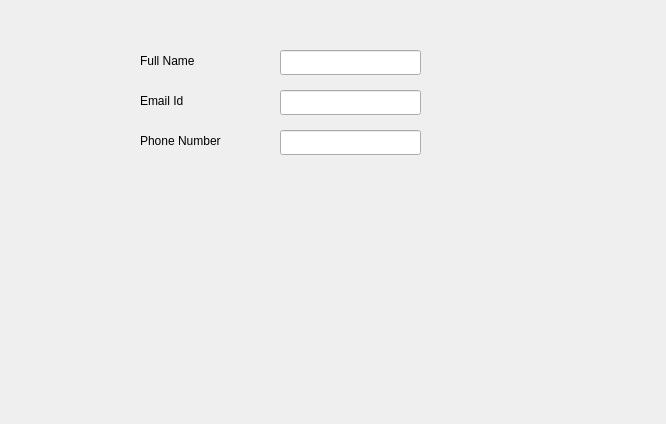
<?xml version="1.0" encoding="UTF-8"?>
<ui version="4.0">
 <class>inForm</class>
 <widget class="QWidget" name="inForm">
  <property name="geometry">
   <rect>
    <x>0</x>
    <y>0</y>
    <width>666</width>
    <height>424</height>
   </rect>
  </property>
  <property name="minimumSize">
   <size>
    <width>666</width>
    <height>424</height>
   </size>
  </property>
  <property name="windowTitle">
   <string>Form</string>
  </property>
  <widget class="QLabel" name="adminLoginLabel_11">
   <property name="geometry">
    <rect>
     <x>140</x>
     <y>130</y>
     <width>111</width>
     <height>21</height>
    </rect>
   </property>
   <property name="text">
    <string>Phone Number</string>
   </property>
  </widget>
  <widget class="QLabel" name="adminLoginLabel_10">
   <property name="geometry">
    <rect>
     <x>140</x>
     <y>50</y>
     <width>91</width>
     <height>21</height>
    </rect>
   </property>
   <property name="text">
    <string>Full Name</string>
   </property>
  </widget>
  <widget class="QLineEdit" name="phoneLineEdit">
   <property name="geometry">
    <rect>
     <x>280</x>
     <y>130</y>
     <width>141</width>
     <height>25</height>
    </rect>
   </property>
  </widget>
  <widget class="QLabel" name="adminLoginLabel_12">
   <property name="geometry">
    <rect>
     <x>140</x>
     <y>90</y>
     <width>111</width>
     <height>21</height>
    </rect>
   </property>
   <property name="text">
    <string>Email Id</string>
   </property>
  </widget>
  <widget class="QLineEdit" name="nameLineEdit">
   <property name="geometry">
    <rect>
     <x>280</x>
     <y>50</y>
     <width>141</width>
     <height>25</height>
    </rect>
   </property>
  </widget>
  <widget class="QLineEdit" name="emailLineEdit">
   <property name="geometry">
    <rect>
     <x>280</x>
     <y>90</y>
     <width>141</width>
     <height>25</height>
    </rect>
   </property>
  </widget>
 </widget>
 <resources/>
 <connections/>
</ui>
